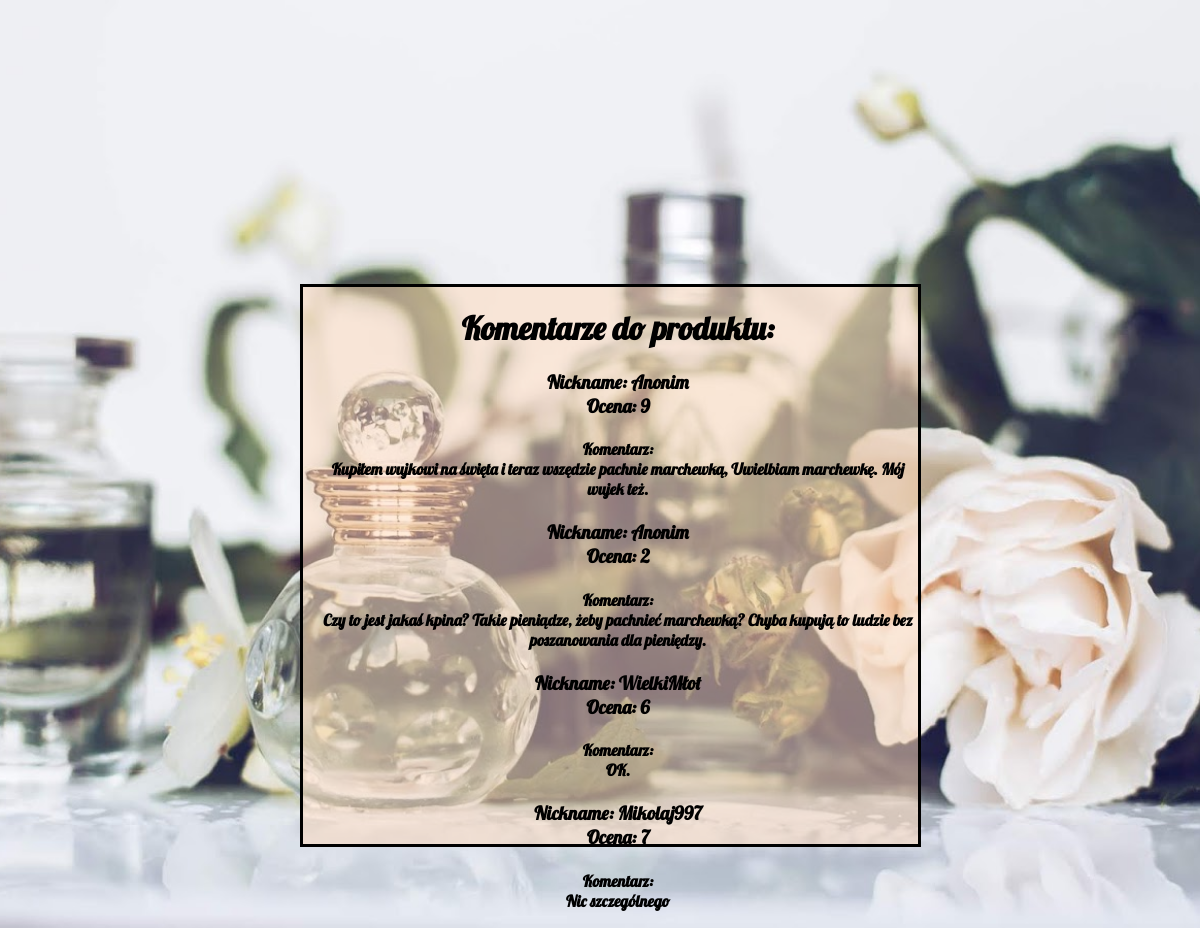
Screenshot of /products/2/comments with the database file from the repository.
### sklep/models.py (models this page shows)
class Comment(models.Model):
    grade = models.IntegerField(default=0, validators=[
            MaxValueValidator(10),
            MinValueValidator(1)
        ])
    comment = models.CharField(max_length=300)
    nickname = models.CharField(max_length=50, default = "Anonim")
    product = models.ForeignKey(Product, on_delete=models.CASCADE, blank=True, null=True)

### sklep/views.py (the view)
# urls.py: path("products/<int:product_id>/comments", views.comments_detail)
def comments_detail(request, product_id):
    product_comments = []
    comments = list(Comment.objects.order_by('id'))
    for comment in comments:
        if comment.product is not None and comment.product.id == product_id:
            product_comments.append(comment)
    context = {'comments': product_comments,
               'product_id': product_id}
    return render(request, "sklep/comments.html", context)

### sklep/templates/sklep/comments.html
{% extends "sklep/base.html" %}
    {% block content %}
{%if comments%}
    <h1>Komentarze do produktu:</h1>
    {%for comment in comments%}
    <h3>
        Nickname: {{comment.nickname}}   <br>Ocena: {{comment.grade}}
    </h3>
    <h4>
        Komentarz: <br>{{comment.comment}}
    </h4>
{%endfor%}
{%else%}
    <h2>Brak komentarzy do produktu!</h2>
<h3>
    <br> <a href = /products/{{product_id}}/comment> Dodaj komentarz! </a>
</h3>
{%endif%}
    {% endblock %}

### sklep/templates/sklep/base.html (shortened to what this page needs)
<!DOCTYPE html>
<html lang="en">
<head>
</head>
<body>
<div class = content>
    <div>
    {% block content %}
    {% endblock %}
        </div>
    </div>
</body>
</html>

### sklep/templates/sklep/base.html (style rules this page uses)
.content { text-align:center; padding-left:15px; position: absolute; top: 50%; left: 50%; height: 60%; width: 50%; margin: -15% 0 0 -25%; border:solid 3px black; background-color: rgba(255,218,185,0.5); display:flex; flex-direction:column; }
body { background-image: url('tlo.png'); align-content:center; background-size: cover; background-position: center; background-repeat: no-repeat; background-attachment: fixed; font-family: 'Lobster', cursive; }

### rows the page displays
Comment: nickname "Anonim", grade "9", comment "Kupiłem wujkowi na święta i teraz wszędzie pachnie marchewką, Uwielbiam marchewkę. Mój wujek też."
Comment: nickname "Anonim", grade "2", comment "Czy to jest jakaś kpina? Takie pieniądze, żeby pachnieć marchewką? Chyba kupują to ludzie bez poszanowania dla pieniędzy."
Comment: nickname "WielkiMłot", grade "6", comment "OK."
Comment: nickname "Mikolaj997", grade "7", comment "Nic szczególnego"
